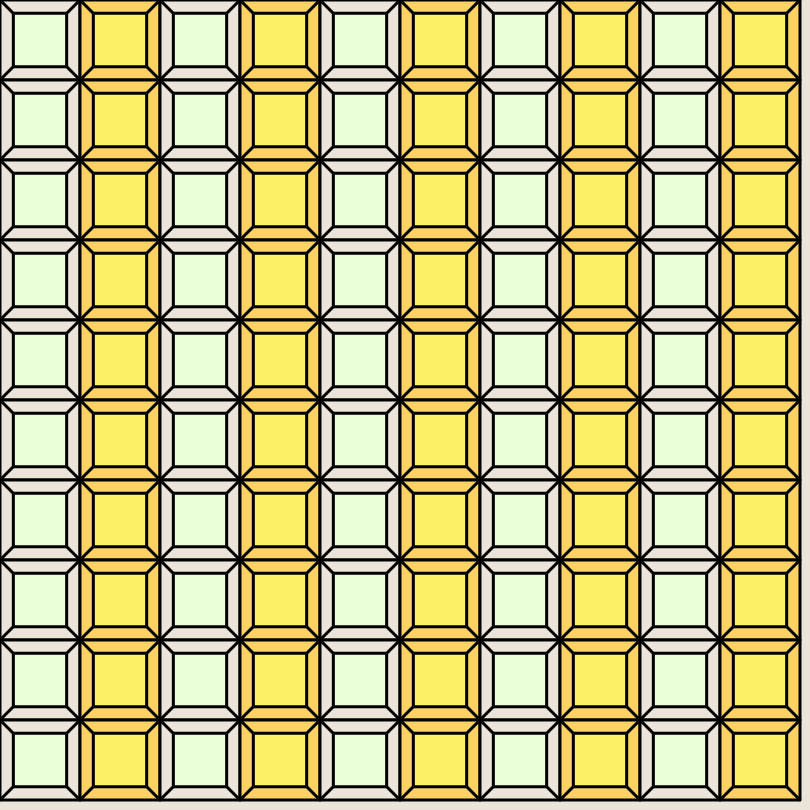
Frame 1 (no input)
Frame 2 (the mouse pressed at the canvas centre, redrawn once): identical to frame 1, image omitted

The p5.js sketch that drew this single still picture (run headless with seeded random() and noise() and a simulated clock; the mouse was pressed at the canvas centre and the sketch redrawn once):

// p5.js sketch
// ── sketch.js
const height = 810;
const width = 810;
const keySize = 80;
var lastPrint;
const rows = 10;
const cols = 10;
var keys;
var currentPress = false;

const palette = ["#F6B0A0", "#F8F9F4", "#D54C5C", "#FCD264", "#EAE5D8", "#285C7D"];


function setup() {
    createCanvas(width, height);
    keys = new Array(rows); // create an empty array of length n
    for (var i = 0; i < rows; i++) {
        keys[i] = Array.from({ length: cols }).fill(false); // make each element an array
    }
    noLoop();
    // frameRate(5);
}

function draw() {
    strokeWeight(3)
    background(palette[4]);
    // noStroke();
    rectMode(CENTER);
    // stroke(30, 20, 85, 75); // changes how strong is the stroke
    // stroke(30, 20, 85, 85); // changes how strong is the stroke

    //columns
    const c = Math.floor(random(5));
    const r = random([true, false]);

    for (let i = 0; i < rows; i++) {

        resetMatrix()
        translate(0, keySize * i)
        // createKey(keyColor);
        // fill("#444444");
        // rect(keySize / 2, keySize / 2, keySize, keySize, 1)
        // fill("#555555");
        // rect(keySize / 2, keySize / 2, keySize / 1.5, keySize / 1.5, 1)
        // fill("#ffffff");
        // line(0, 0, keySize, keySize)

        // rows

        for (let j = 0; j < cols; j++) {

            let keyColor = color(palette[c]);
            if (r) {
                if (j % 2 == 0) {
                    if (c + 1 == 6) {
                        keyColor = color(palette[0]);
                    } else {
                        keyColor = color(palette[c + 1]);
                    }
                }
            } else {
                if (i % 2 == 0) {
                    if (c + 1 == 6) {
                        keyColor = color(palette[0]);
                    } else {
                        keyColor = color(palette[c + 1]);
                    }
                }
            }

            // fill("#444444");
            // // strokeWeight(5)
            // rect(keySize / 2, keySize / 2, keySize, keySize, 1)
            // // strokeWeight(1)
            // fill("#555555");
            // rect(keySize / 2, keySize / 2, keySize / 1.5, keySize / 1.5, 1)

            createKey(keyColor);
            translate(keySize, 0)
        }
    }



    //    //colums
    //    for (let i = 0; i < 5; i++) {
    //     resetMatrix()
    //     translate(0, keySize * i)
    //     fill("#444444");
    //     rect(keySize / 2, keySize / 2, keySize, keySize, 7)
    //     fill("#555555");
    //     rect(keySize / 2, keySize / 2, keySize / 1.5, keySize / 1.5, 7)
    //     fill("#ffffff");
    //     line(0, 0, keySize, keySize)

    //     // rows
    //     for (let j = 0; j < 14; j++) {

    //         fill("#444444");
    //         rect(keySize / 2, keySize / 2, keySize, keySize, 7)
    //         fill("#555555");
    //         rect(keySize / 2, keySize / 2, keySize / 1.5, keySize / 1.5, 7)
    //         line(0, 0, keySize / 6, keySize / 5)
    //         // line(0, keySize, keySize / 5, keySize / 5)
    //         translate(keySize, 0)
    //     }
    // }

    // //colums
    // for (let i = 0; i < 5; i++) {
    //     resetMatrix()
    //     translate(0, keySize * i)
    //     line(0, 0, keySize, keySize)

    //     // rows
    //     for (let j = 0; j < 14; j++) {
    //         line(0, 0, keySize, keySize)
    //         translate(keySize, 0)

    //     }
    // }


    // fill("#444444");
    // rect(keySize / 2, keySize / 2, keySize, keySize, 7)
    // fill("#555555");
    // rect(keySize / 2, keySize / 2, keySize / 1.5, keySize / 1.5, 7)

    // translate(0, keySize)
    // fill("#444444");
    // rect(keySize / 2, keySize / 2, keySize, keySize, 7)
    // fill("#555555");
    // rect(keySize / 2, keySize / 2, keySize / 1.5, keySize / 1.5, 7)

    // translate(0, keySize)
    // fill("#444444");
    // rect(keySize / 2, keySize / 2, keySize, keySize, 7)
    // fill("#555555");
    // rect(keySize / 2, keySize / 2, keySize / 1.5, keySize / 1.5, 7)

    // translate(0, keySize)
    // fill("#444444");
    // rect(keySize / 2, keySize / 2, keySize, keySize, 7)
    // fill("#555555");
    // rect(keySize / 2, keySize / 2, keySize / 1.5, keySize / 1.5, 7)

    // translate(0, keySize)
    // fill("#444444");
    // rect(keySize / 2, keySize / 2, keySize, keySize, 7)
    // fill("#555555");
    // rect(keySize / 2, keySize / 2, keySize / 1.5, keySize / 1.5, 7)

    // resetMatrix()
    // translate(keySize, 0)
    // fill("#444444");
    // rect(keySize / 2, keySize / 2, keySize, keySize, 7)
    // fill("#555555");
    // rect(keySize / 2, keySize / 2, keySize / 1.5, keySize / 1.5, 7)
    // rect(keySize / 2, keySize / 2, keySize / 1.5, keySize / 1.5, 7)
    // translate(keySize, 0)
    // fill("#444444");
    // rect(keySize / 2, keySize / 2, keySize, keySize, 7)
    // fill("#555555");
    // rect(keySize / 2, keySize / 2, keySize / 1.5, keySize / 1.5, 7)
    // rect(keySize / 2, keySize / 2, keySize / 1.5, keySize / 1.5, 7)
    // translate(keySize, 0)
    // fill("#444444");
    // rect(keySize / 2, keySize / 2, keySize, keySize, 7)
    // fill("#555555");
    // rect(keySize / 2, keySize / 2, keySize / 1.5, keySize / 1.5, 7)
    // rect(keySize / 2, keySize / 2, keySize / 1.5, keySize / 1.5, 7)
    // translate(keySize, 0)
    // fill("#444444");
    // rect(keySize / 2, keySize / 2, keySize, keySize, 7)
    // fill("#555555");
    // rect(keySize / 2, keySize / 2, keySize / 1.5, keySize / 1.5, 7)
    // rect(keySize / 2, keySize / 2, keySize / 1.5, keySize / 1.5, 7)
    // translate(keySize, 0)
    // fill("#444444");
    // rect(keySize / 2, keySize / 2, keySize, keySize, 7)
    // fill("#555555");
    // rect(keySize / 2, keySize / 2, keySize / 1.5, keySize / 1.5, 7)
    // rect(keySize / 2, keySize / 2, keySize / 1.5, keySize / 1.5, 7)

    // for (let index = 0; index < 5; index++) {
    //     square(0, keySize * index, keySize)
    //     for (let j = 0; j < 14; j++) {
    //         square(keySize * j, keySize * index, keySize)
    //     }
    // }
    // for (let index = 0; index < 5; index++) {
    //     square(keySize - (keySize / 1.13), ((index * keySize) + 8), (keySize / 1.3))

    // }
}

function createKey(keyColor) {


    const darkerColor = color(keyColor.levels[0], keyColor.levels[1] + 30, keyColor.levels[2]);
    fill(keyColor);
    rect(keySize / 2, keySize / 2, keySize, keySize, 1)

    fill(darkerColor);
    rect(keySize / 2, keySize / 2, keySize / 1.5, keySize / 1.5, 1)
    fill(keyColor);

    // Line
    strokeWeight(3)
    line(0, 0, keySize / 6, keySize / 6)
    line(0, keySize, keySize / 6, keySize / 1.2)

    line(keySize - keySize / 6, keySize - keySize / 6, keySize, keySize)
    line(keySize - keySize / 6, keySize / 6, keySize, 0)
}
